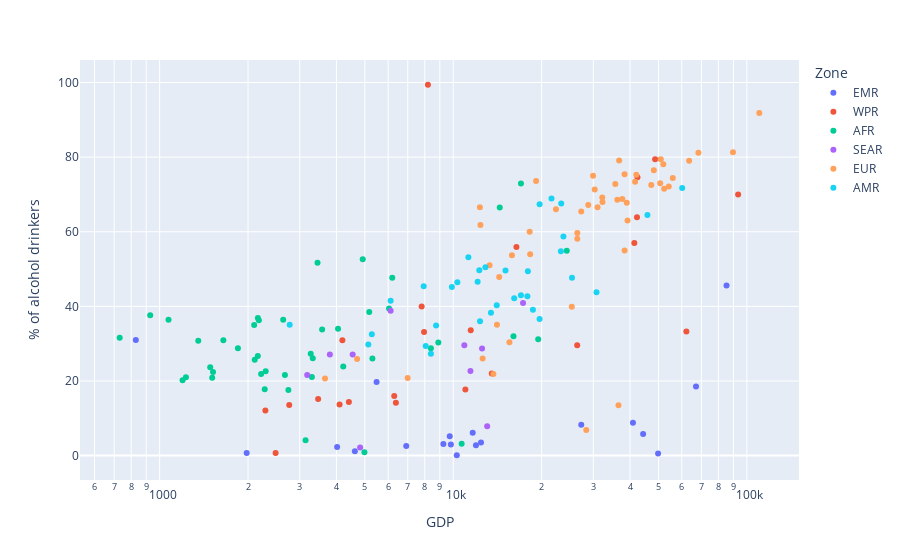

Notebook code for this chart:
### Code cell
px.scatter(df_consumption_pib[df_consumption_pib.Sex == 'BTSX'], x='GDP', y= '% of alcohol drinkers', color = 'Zone', hover_name="Country", log_x=True)

### Figure 1 — Plotly figure (JSON) as saved in the notebook; plotly's stock layout.template omitted (floating-point values rounded to 4 significant figures)
{"data": [{"hovertemplate": "<b>%{hovertext}</b><br><br>Zone=EMR<br>GDP=%{x}<br>% of alcohol drinkers=%{y}<extra></extra>", "hovertext": ["Libya", "Kuwait", "Afghanistan", "Pakistan", "Iran (Islamic Republic of)", "Sudan", "Morocco", "Egypt", "Jordan", "Iraq", "Tunisia", "Oman", "Djibouti", "Bahrain", "United Arab Emirates", "Somalia", "Qatar", "Lebanon", "Saudi Arabia"], "legendgroup": "EMR", "marker": {"color": "#636efa", "symbol": "circle"}, "mode": "markers", "name": "EMR", "orientation": "v", "showlegend": true, "type": "scatter", "x": [10280.0, 49850.0, 1979.0, 4623.0, 12430.0, 4023.0, 6916.0, 11950.0, 9817.0, 9255.0, 9728.0, 27290.0, 5481.0, 40930.0, 67120.0, 829.6, 85270.0, 11650.0, 44330.0], "xaxis": "x", "y": [0.1, 0.6, 0.7, 1.2, 3.5, 2.3, 2.6, 2.8, 3, 3.1, 5.2, 8.3, 19.7, 8.8, 18.5, 31, 45.6, 6.1, 5.8], "yaxis": "y"}, {"hovertemplate": "<b>%{hovertext}</b><br><br>Zone=WPR<br>GDP=%{x}<br>% of alcohol drinkers=%{y}<extra></extra>", "hovertext": ["Solomon Islands", "Kiribati", "Nauru", "Vanuatu", "Papua New Guinea", "Tonga", "Tuvalu", "Micronesia (Federated States of)", "Samoa", "Fiji", "Malaysia", "Cambodia", "Philippines", "Mongolia", "Viet Nam", "Lao People's Democratic Republic", "Brunei Darussalam", "China", "Japan", "Republic of Korea", "Singapore", "New Zealand", "Australia"], "legendgroup": "WPR", "marker": {"color": "#EF553B", "symbol": "circle"}, "mode": "markers", "name": "WPR", "orientation": "v", "showlegend": true, "type": "scatter", "x": [2483.0, 2292.0, 13530.0, 2763.0, 4101.0, 6378.0, 4411.0, 3466.0, 6296.0, 11000.0, 26440.0, 4192.0, 7954.0, 11470.0, 8200.0, 7806.0, 62240.0, 16410.0, 41380.0, 42250.0, 93400.0, 42400.0, 48700.0], "xaxis": "x", "y": [0.7, 12.1, 22, 13.6, 13.7, 14.2, 14.4, 15.2, 16, 17.7, 29.6, 30.9, 33.1, 33.6, 99.4, 40, 33.3, 55.9, 57, 63.9, 70, 74.6, 79.4], "yaxis": "y"}, {"hovertemplate": "<b>%{hovertext}</b><br><br>Zone=AFR<br>GDP=%{x}<br>% of alcohol drinkers=%{y}<extra></extra>", "hovertext": ["Mauritania", "Algeria", "Comoros", "Zimbabwe", "Niger", "Madagascar", "Mozambique", "Senegal", "Guinea", "Mali", "Chad", "Ethiopia", "Malawi", "Kenya", "Togo", "Benin", "Ghana", "Gambia", "Zambia", "Guinea-Bissau", "Eswatini", "Lesotho", "Liberia", "Namibia", "Sierra Leone", "Mauritius", "Botswana", "Burundi", "Cameroon", "Sao Tome and Principe", "Burkina Faso", "Rwanda", "Democratic Republic of the Congo", "Uganda", "United Republic of Tanzania", "Côte d’Ivoire", "Central African Republic", "Cabo Verde", "Angola", "Nigeria", "Congo", "Seychelles", "Gabon", "Equatorial Guinea"], "legendgroup": "AFR", "marker": {"color": "#00cc96", "symbol": "circle"}, "mode": "markers", "name": "AFR", "orientation": "v", "showlegend": true, "type": "scatter", "x": [4983.0, 10680.0, 3141.0, 2745.0, 1197.0, 1510.0, 1229.0, 3300.0, 2671.0, 2217.0, 1520.0, 2297.0, 1487.0, 4220.0, 2108.0, 3323.0, 5305.0, 2159.0, 3270.0, 1847.0, 8393.0, 2280.0, 1354.0, 8894.0, 1648.0, 19470.0, 16040.0, 731.1, 3576.0, 4052.0, 2161.0, 2099.0, 1072.0, 2178.0, 2635.0, 5174.0, 928.6, 6045.0, 6198.0, 4917.0, 3449.0, 24360.0, 14400.0, 17010.0], "xaxis": "x", "y": [0.9, 3.2, 4.1, 17.6, 20.2, 20.9, 21, 21.1, 21.6, 21.9, 22.4, 22.6, 23.7, 23.9, 25.7, 26.1, 26, 26.7, 27.3, 28.8, 28.8, 17.8, 30.8, 30.3, 30.9, 31.2, 32, 31.6, 33.8, 34, 36.9, 35, 36.4, 36.3, 36.4, 38.5, 37.6, 39.4, 47.7, 52.6, 51.7, 54.9, 66.5, 72.9], "yaxis": "y"}, {"hovertemplate": "<b>%{hovertext}</b><br><br>Zone=SEAR<br>GDP=%{x}<br>% of alcohol drinkers=%{y}<extra></extra>", "hovertext": ["Bangladesh", "Maldives", "Timor-Leste", "Indonesia", "Myanmar", "Nepal", "Bhutan", "Sri Lanka", "India", "Thailand"], "legendgroup": "SEAR", "marker": {"color": "#ab63fa", "symbol": "circle"}, "mode": "markers", "name": "SEAR", "orientation": "v", "showlegend": true, "type": "scatter", "x": [4818.0, 13050.0, 3181.0, 11440.0, 4544.0, 3800.0, 10910.0, 12540.0, 6118.0, 17290.0], "xaxis": "x", "y": [2.2, 7.9, 21.6, 22.7, 27.1, 27.1, 29.6, 28.7, 38.8, 40.9], "yaxis": "y"}, {"hovertemplate": "<b>%{hovertext}</b><br><br>Zone=EUR<br>GDP=%{x}<br>% of alcohol drinkers=%{y}<extra></extra>", "hovertext": ["Turkey", "Tajikistan", "Uzbekistan", "Azerbaijan", "Slovenia", "Kyrgyzstan", "Armenia", "Turkmenistan", "Georgia", "Kazakhstan", "Bosnia and Herzegovina", "Albania", "The former Yugoslav Republic of Macedonia", "Montenegro", "Israel", "Croatia", "Serbia", "Malta", "Greece", "Bulgaria", "Italy", "Hungary", "Republic of Moldova", "Russian Federation", "Romania", "Ukraine", "Poland", "Cyprus", "Spain", "Portugal", "Slovakia", "Iceland", "Netherlands", "Finland", "Sweden", "Estonia", "United Kingdom of Great Britain and Northern Ireland", "Denmark", "Czechia", "Latvia", "France", "Belgium", "Austria", "Belarus", "Norway", "Germany", "Lithuania", "Switzerland", "Ireland", "Luxembourg"], "legendgroup": "EUR", "marker": {"color": "#FFA15A", "symbol": "circle"}, "mode": "markers", "name": "EUR", "orientation": "v", "showlegend": true, "type": "scatter", "x": [28380.0, 3658.0, 6994.0, 13700.0, 36550.0, 4707.0, 12590.0, 15540.0, 14090.0, 25340.0, 14340.0, 13300.0, 15850.0, 18280.0, 38340.0, 26470.0, 18210.0, 39220.0, 27290.0, 22380.0, 38990.0, 31010.0, 12320.0, 26460.0, 28830.0, 12380.0, 32240.0, 37660.0, 36220.0, 32180.0, 30330.0, 52280.0, 54210.0, 47260.0, 50680.0, 35640.0, 41630.0, 55940.0, 38320.0, 29930.0, 42030.0, 48210.0, 51940.0, 19150.0, 63590.0, 50920.0, 36730.0, 68390.0, 89690.0, 110300.0], "xaxis": "x", "y": [6.9, 20.7, 20.8, 21.9, 13.5, 25.9, 26, 30.4, 35.1, 39.9, 47.9, 51, 53.7, 54, 55, 59.7, 60, 63, 65.4, 66, 67.8, 66.6, 66.6, 58.1, 67.2, 61.8, 68, 68.8, 68.6, 69.2, 71.3, 71.5, 72.1, 72.5, 73, 72.8, 73.4, 74.4, 75.4, 75, 75.3, 76.5, 78.1, 73.6, 79, 79.4, 79.1, 81.2, 81.3, 91.8], "yaxis": "y"}, {"hovertemplate": "<b>%{hovertext}</b><br><br>Zone=AMR<br>GDP=%{x}<br>% of alcohol drinkers=%{y}<extra></extra>", "hovertext": ["Guatemala", "Honduras", "El Salvador", "Nicaragua", "Jamaica", "Haiti", "Paraguay", "Costa Rica", "Colombia", "Guyana", "Brazil", "Belize", "Suriname", "Mexico", "Dominican Republic", "Bahamas", "Dominica", "Bolivia (Plurinational State of)", "Saint Vincent and the Grenadines", "Ecuador", "Panama", "Grenada", "Saint Lucia", "Antigua and Barbuda", "Barbados", "Peru", "Saint Kitts and Nevis", "Trinidad and Tobago", "Canada", "Argentina", "Chile", "Uruguay", "United States of America"], "legendgroup": "AMR", "marker": {"color": "#19d3f3", "symbol": "circle"}, "mode": "markers", "name": "AMR", "orientation": "v", "showlegend": true, "type": "scatter", "x": [8393.0, 5138.0, 8057.0, 5280.0, 8742.0, 2773.0, 12340.0, 19680.0, 13440.0, 18680.0, 14060.0, 6120.0, 16130.0, 17890.0, 17000.0, 30760.0, 9891.0, 7932.0, 12110.0, 10330.0, 25380.0, 15070.0, 12270.0, 17960.0, 12870.0, 11260.0, 23260.0, 23730.0, 45860.0, 19690.0, 23320.0, 21610.0, 60240.0], "xaxis": "x", "y": [27.3, 29.8, 29.4, 32.5, 34.9, 35.1, 36, 36.6, 38.3, 39.1, 40.3, 41.5, 42.2, 42.7, 43, 43.8, 45.2, 45.4, 46.6, 46.5, 47.7, 49.6, 49.7, 49.4, 50.5, 53.2, 54.8, 58.7, 64.5, 67.4, 67.6, 68.9, 71.7], "yaxis": "y"}], "layout": {"legend": {"title": {"text": "Zone"}, "tracegroupgap": 0}, "margin": {"t": 60}, "xaxis": {"anchor": "y", "domain": [0, 1], "title": {"text": "GDP"}, "type": "log"}, "yaxis": {"anchor": "x", "domain": [0, 1], "title": {"text": "% of alcohol drinkers"}}}}
